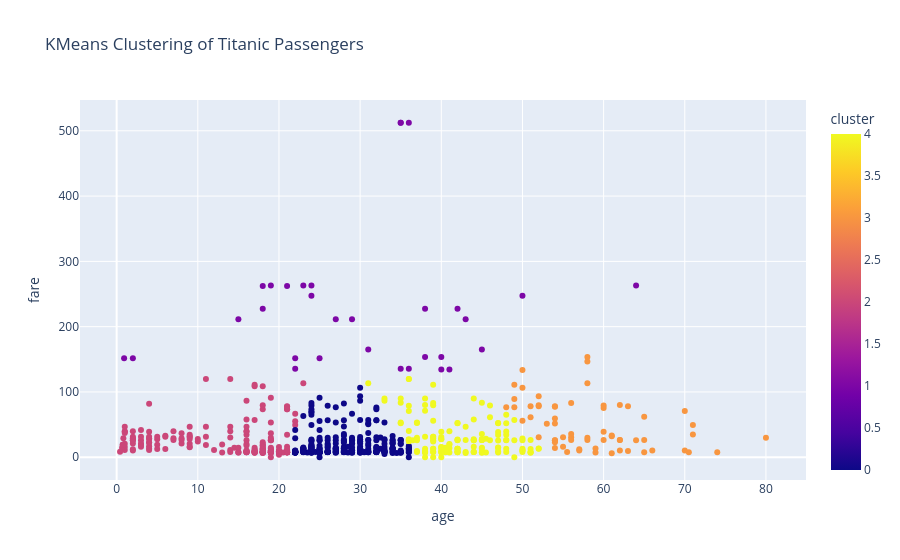

Source (notebook cell):
### Code cell
import plotly.express as px
fig = px.scatter(df, x='age', y='fare', color='cluster', title='KMeans Clustering of Titanic Passengers')
fig.show()

### Figure 1 — Plotly figure (JSON) as saved in the notebook; plotly's stock layout.template omitted (floating-point values rounded to 4 significant figures; data arrays with more than 128 entries replaced by an {"elided": "..."} marker saying what was removed)
{"data": [{"hovertemplate": "age=%{x}<br>fare=%{y}<br>cluster=%{marker.color}<extra></extra>", "legendgroup": "", "marker": {"color": {"elided": "891 int values"}, "coloraxis": "coloraxis", "symbol": "circle"}, "mode": "markers", "name": "", "orientation": "v", "showlegend": false, "type": "scatter", "x": {"elided": "891 float values"}, "xaxis": "x", "y": {"elided": "891 float values"}, "yaxis": "y"}], "layout": {"coloraxis": {"colorbar": {"title": {"text": "cluster"}}, "colorscale": [[0, "#0d0887"], [0.1111, "#46039f"], [0.2222, "#7201a8"], [0.3333, "#9c179e"], [0.4444, "#bd3786"], [0.5556, "#d8576b"], [0.6667, "#ed7953"], [0.7778, "#fb9f3a"], [0.8889, "#fdca26"], [1, "#f0f921"]]}, "legend": {"tracegroupgap": 0}, "title": {"text": "KMeans Clustering of Titanic Passengers"}, "xaxis": {"anchor": "y", "domain": [0, 1], "title": {"text": "age"}}, "yaxis": {"anchor": "x", "domain": [0, 1], "title": {"text": "fare"}}}}
